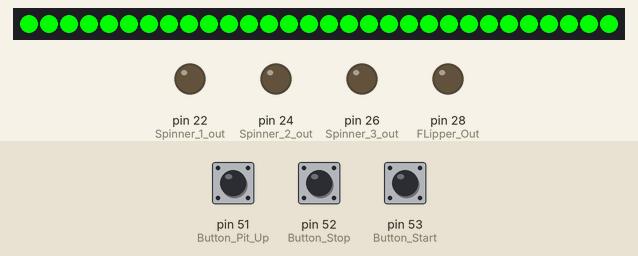
Simulated run of this sketch. Board: Arduino Mega 2560, built with avr-gcc and run on an emulated ATmega2560. Shown: 30 RGB LEDs in strip order, left to right, output pins drawn as LEDs (lit = HIGH). The inputs (shaded band) are chosen by the test bench; at power-on: pin 53 (Button_Start) HIGH, pin 52 (Button_Stop) HIGH, pin 51 (Button_Pit_Up) HIGH. Dim RGB values are drawn brighter than linear; colours are those a GRB WS2812 strip shows for the declared byte order.

Above: at 1.2 s.
1.3 s: pin 53 (Button_Start) pulled LOW for 0.15 s
At 2.2 s:
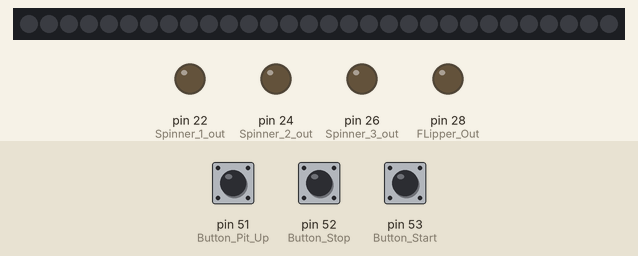
4.4 s: pin 52 (Button_Stop) pulled LOW for 0.15 s
At 5.0 s:
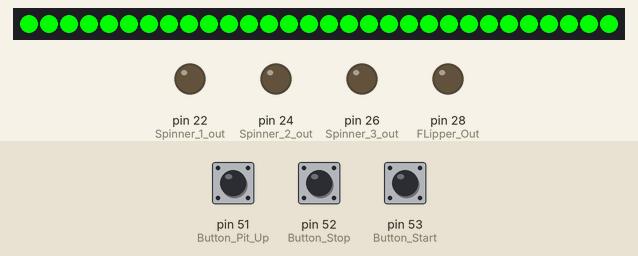
6.0 s: pin 53 (Button_Start) pulled LOW for 1 s
At 9.8 s:
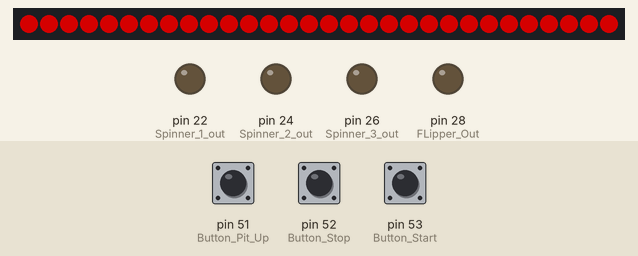
10.0 s: pin 52 (Button_Stop) pulled LOW for 1 s
At 10.6 s:
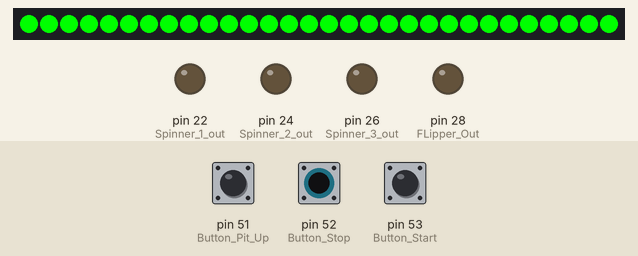
12.5 s: pin 53 (Button_Start) pulled LOW for 0.15 s
At 18.7 s:
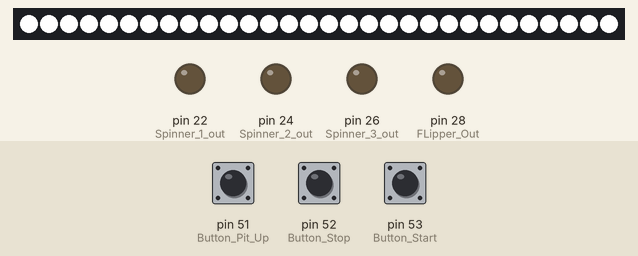
Timing chart, 0 to 19.6 s (numbered marks = the images above; inputs shaded):
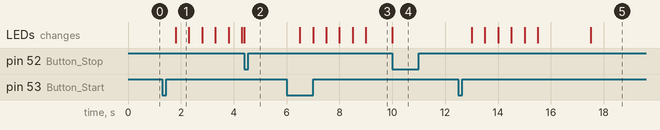

The sketch:

Bfast_arena.ino
```cpp
#include <Stepper.h>
#include <FastLED.h>

// Control pins
const int Button_Start = 53;
const int Button_Stop = 52;
const int Button_Pit_Up = 51;

// Outputs
const int Spinner_1_out = 22;
const int Spinner_2_out = 24;
const int Spinner_3_out = 26;
const int FLipper_Out = 28;

// Stepper motor
const int STEPS_PER_REV = 32;
const int GEAR_RED = 64;
const int StepsRequired = 2048;
Stepper Pit_Stepper(STEPS_PER_REV, 8, 10, 9, 11);

// LED Setup
#define NUM_LEDS 30       // Number of LEDs in your LED strip
#define DATA_PIN 6        // Define the data pin for your LED strip
CRGB leds[NUM_LEDS];

// Variables
bool Active = false;
bool Weapons_Enabled = false;
bool Flipper_Fire = false;
unsigned long StartMillis = 0;

// FastLED variables
bool ledAnimationActive = false;
unsigned long animationStartTime = 0;


void setup() {

  FastLED.addLeds<WS2812B, DATA_PIN, RGB>(leds, NUM_LEDS);
  pinMode(Button_Start, INPUT_PULLUP);
  pinMode(Button_Stop, INPUT_PULLUP);
  pinMode(Button_Pit_Up, INPUT_PULLUP);

  pinMode(Spinner_1_out, OUTPUT);
  pinMode(Spinner_2_out, OUTPUT);
  pinMode(Spinner_3_out, OUTPUT);
  pinMode(FLipper_Out, OUTPUT);
}

void loop() {
  if (digitalRead(Button_Start) == LOW && !Active) {
    Active = true;
    StartMillis = millis();
    Weapons_Enabled = false; // Reset weapons flag
    ledAnimationActive = true;
    animationStartTime = millis();
  }

  if (Active) {
    // Start the timer
    unsigned long elapsedTime = millis() - StartMillis;
    if (elapsedTime >= 130000) {
      // Lower the pit and set weapons flag to high
      Pit_Stepper.setSpeed(1);
      Pit_Stepper.step(StepsRequired);
      Weapons_Enabled = true;
    }

    if (elapsedTime >= 330000) {
      // Stop the timer
      Active = false;
      Weapons_Enabled = false;
      ledAnimationActive = false;
    }
  }

  if (digitalRead(Button_Stop) == LOW) {
    Active = false; // Stop the timer
    Weapons_Enabled = false;
    ledAnimationActive = false; // Turn off LED animation
  }

  if (digitalRead(Button_Pit_Up) == LOW && Weapons_Enabled) {
    // Raise the pit
    Pit_Stepper.setSpeed(1);
    Pit_Stepper.step(-StepsRequired);
  }
    // Update LEDs
  if (ledAnimationActive) {
    updateLEDs();
  } else {
    // Turn all LEDs red when the timer is not active
    fill_solid(leds, NUM_LEDS, CRGB::Red);
    FastLED.show();
  }


  // Your Flipper function goes here
  Flipper();
}

// Your Flipper function remains the same
void Flipper() {
  if (Flipper_Fire && Weapons_Enabled) {
    digitalWrite(FLipper_Out, HIGH);
    delay(50);
    digitalWrite(FLipper_Out, LOW);
  }
}

void updateLEDs() {
  unsigned long currentTime = millis();
  unsigned long animationDuration = currentTime - animationStartTime;

  if (animationDuration < 3000) {
    // Flash red once per second for 3 seconds
    if (animationDuration % 1000 < 500) {
      fill_solid(leds, NUM_LEDS, CRGB::Red);
    } else {
      fill_solid(leds, NUM_LEDS, CRGB::Black);
    }
  } else if (animationDuration < 5000) {
    // Display green for 2 seconds
    fill_solid(leds, NUM_LEDS, CRGB::Green);
  } else {
    // Display white while the timer is on
    fill_solid(leds, NUM_LEDS, CRGB::White);
  }

  FastLED.show();
}
```

led.c
```cpp
#include "FastLED.h"

#define LED_PIN 2
#define BUTTON_PIN 3
#define NUM_LEDS 30
#define BRIGHTNESS 255
#define LED_TYPE WS2811
#define COLOR_ORDER GRB
CRGB leds[NUM_LEDS];


int buttonState = 0;

void setup() {
  FastLED.addLeds<LED_TYPE, LED_PIN, COLOR_ORDER>(leds, NUM_LEDS).setCorrection(TypicalLEDStrip);
  FastLED.setBrightness(BRIGHTNESS);
  pinMode(BUTTON_PIN, INPUT);

}

void lightshow() {
  // Pulse Red
  for(int i = 0; i < 4; i++) {
    for(int j = 0; j <= NUM_LEDS; j++) {
      leds[j] = CRGB::Red;
    }
    FastLED.show();
    delay(500);
    for(int j = 0; j <= NUM_LEDS; j++) {
      leds[j] = CRGB::Black;
    }
    FastLED.show();
    delay(1000);
  }

  // Pulse Green
  for(int j = 0; j <= NUM_LEDS; j++) {
    leds[j] = CRGB::Green;
  }
  FastLED.show();
  delay(1500);
  for(int j = 0; j <= NUM_LEDS; j++) {
    leds[j] = CRGB::Black;
  }
  FastLED.show();

  // Solid White
  for(int j = 0; j <= NUM_LEDS; j++) {
    leds[j] = CRGB::White;
  }
  FastLED.show();
  delay(30000);

  // Flash Red
  for(int i = 0; i < 3; i++) {
    for(int j = 0; j <= NUM_LEDS; j++) {
      leds[j] = CRGB::Red;
    }
    FastLED.show();
    delay(100);
    for(int j = 0; j <= NUM_LEDS; j++) {
      leds[j] = CRGB::Black;
    }
    FastLED.show();
    delay(100);
  }

  // Solid White
  for(int j = 0; j <= NUM_LEDS; j++) {
    leds[j] = CRGB::White;
  }
  FastLED.show();
  delay(140000);

  for(int i = 0; i < 4; i++) {
    for(int j = 0; j <= NUM_LEDS; j++) {
      leds[j] = CRGB::Red;
    }
    FastLED.show();
    delay(500);
    for(int j = 0; j <= NUM_LEDS; j++) {
      leds[j] = CRGB::Black;
    }
    FastLED.show();
    delay(500);
    delay(1000);
  }

  // Solid RED
  for(int j = 0; j <= NUM_LEDS; j++) {
    leds[j] = CRGB::Red;
  }
  FastLED.show();
  delay(15000);
   for(int j = 0; j <= NUM_LEDS; j++) {
      leds[j] = CRGB::Black;
    }
    FastLED.show();
}

void loop() {
  buttonState = digitalRead(BUTTON_PIN);
  if (buttonState == HIGH) {
    lightshow();
  }
}
```

Measured:
- after the input at 1.3 s, the LEDs: change after 0.50 s (image 1)
- after the input at 4.4 s, the LEDs: change at once (image 2)
- after the input at 6.0 s, the LEDs: first change after 0.50 s (image 3 shows a later state)
- after the input at 10.0 s, the LEDs: change at once (image 4)
- after the input at 12.5 s, the LEDs: first change after 0.51 s (image 5 shows a later state)
- what the display in image 1 shows lasts 0.5 s, from 1.8 s to 2.3 s
